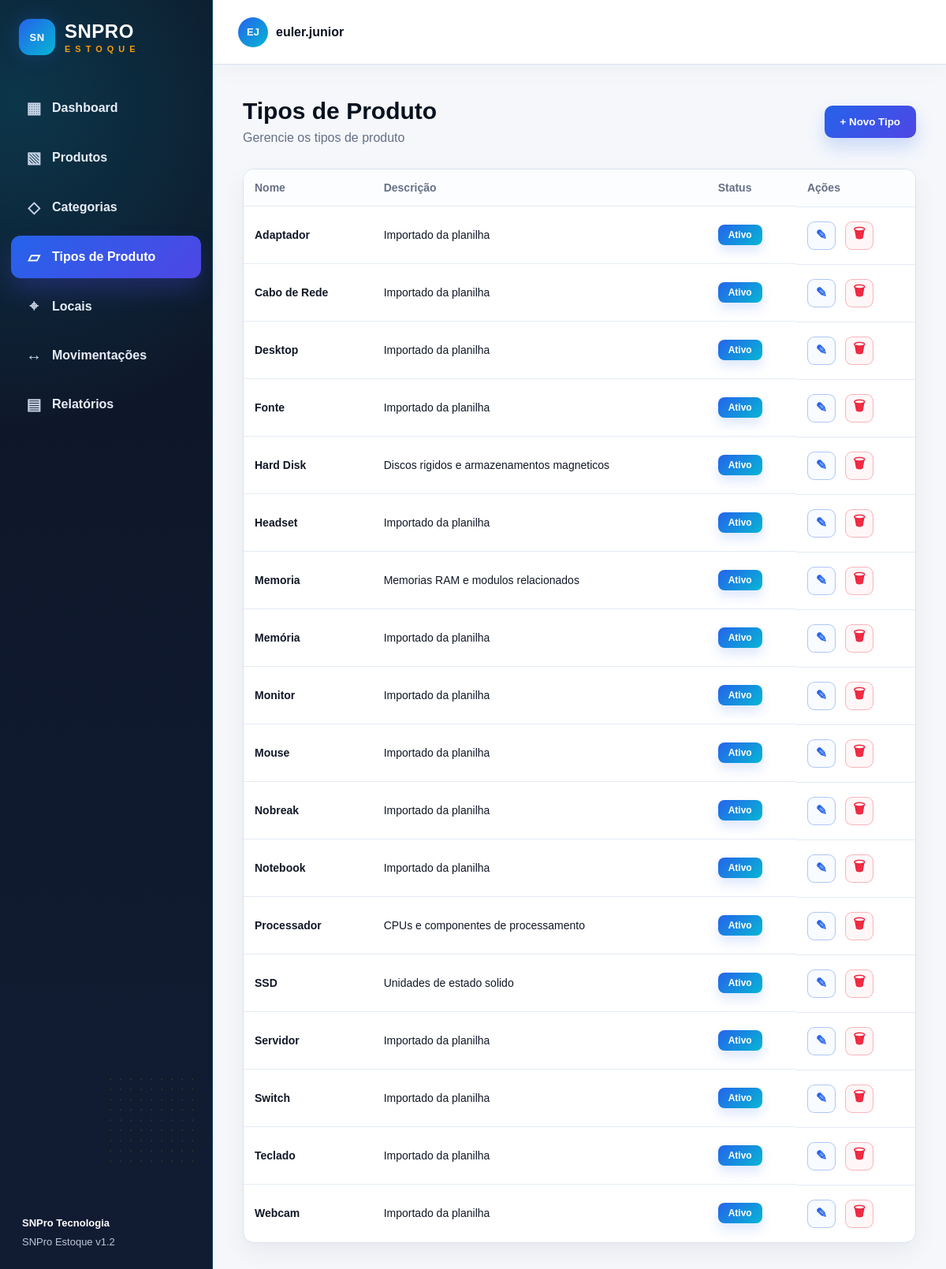
The app's page /tipos-produto, older data.
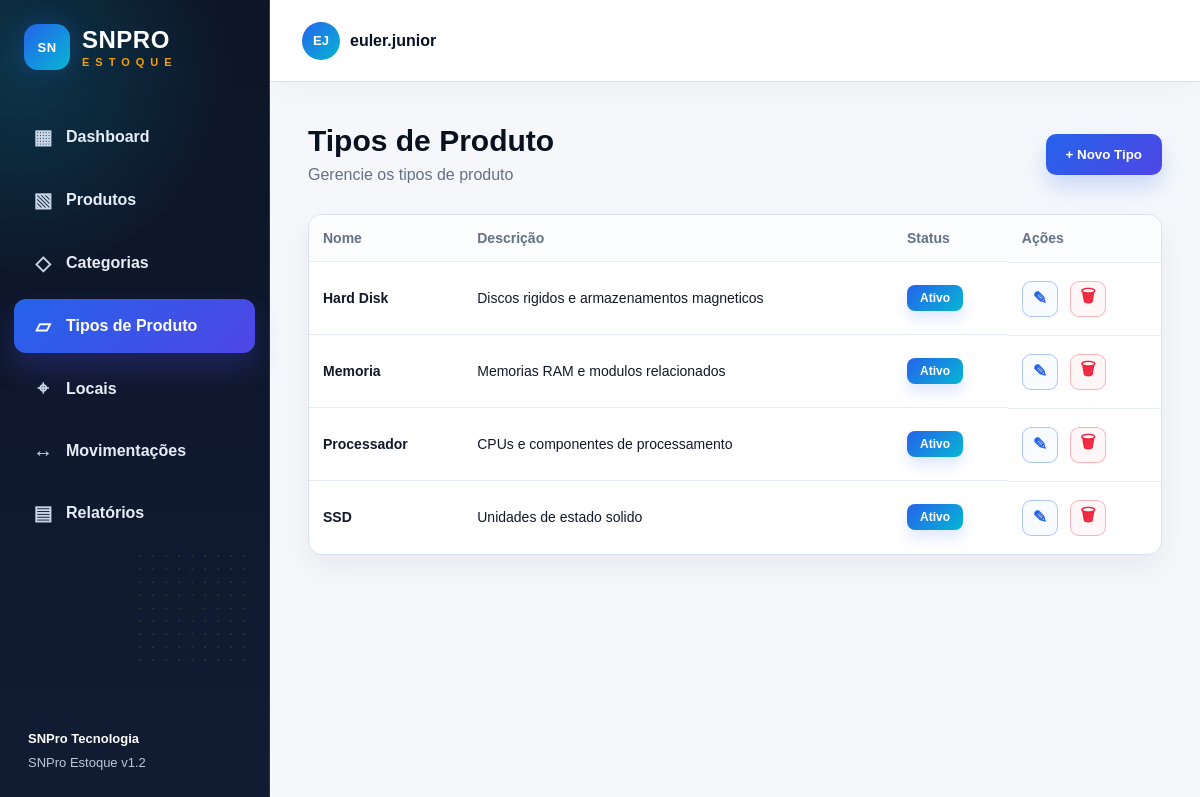
The same page, newer data.
### app/models.py (models this page shows)
class TipoProduto(db.Model):
    __tablename__ = "tipos_produto"
    id = db.Column(db.Integer, primary_key=True)
    nome = db.Column(db.String(80), unique=True, nullable=False)
    descricao = db.Column(db.Text, nullable=True)
    status = db.Column(db.String(30), nullable=False, default="Ativo")

### app/routes.py (the view)
@main.route("/tipos-produto")
def tipos_produto():
    _garantir_tipos_padrao()
    tipos_lista = TipoProduto.query.order_by(TipoProduto.nome.asc()).all()
    return render_template("tipos_produto.html", active_page="tipos_produto", tipos=tipos_lista)

### app/routes.py (called while the page is built)
def _garantir_tipos_padrao():
    if TipoProduto.query.count() == 0:
        for nome, descricao in TIPOS_PRODUTO_PADRAO:
            db.session.add(TipoProduto(nome=nome, descricao=descricao, status="Ativo"))
        db.session.commit()

### app/templates/tipos_produto.html (shortened to what this page needs)
{% extends "base.html" %}
{% block content %}
<section class="page-header">
    <div>
        <h1>Tipos de Produto</h1>
        <p>Gerencie os tipos de produto</p>
    </div>
    <button class="btn-primary" onclick="openTypeCreateModal()">+ Novo Tipo</button>
</section>
<div class="table-card categories-card">
    <table>
        <thead>
            <tr>
                <th>Nome</th>
                <th>Descrição</th>
                <th>Status</th>
                <th>Ações</th>
            </tr>
        </thead>
        <tbody>
            {% for tipo in tipos %}
            <tr>
                <td><strong>{{ tipo.nome }}</strong></td>
                <td>{{ tipo.descricao or '-' }}</td>
                <td><span class="status-active">{{ tipo.status }}</span></td>
                <td class="actions">
                    <button title="Editar" class="icon-btn edit" type="button" onclick="openTypeEditModal(this)"
                        data-id="{{ tipo.id }}"
                        data-nome="{{ tipo.nome }}"
                        data-descricao="{{ tipo.descricao or '' }}"
                        data-status="{{ tipo.status }}">✎</button>
                    <form method="post" action="{{ url_for('main.excluir_tipo_produto', tipo_id=tipo.id) }}" data-confirm-kind="tipo de produto" data-confirm-article="este">
                        <button title="Excluir" class="icon-btn danger" type="submit">🗑</button>
                    </form>
                </td>
            </tr>
            {% else %}
            <tr>
                <td colspan="4" class="empty">Nenhum tipo de produto encontrado.</td>
            </tr>
            {% endfor %}
        </tbody>
    </table>
</div>
{% endblock %}

Row changes from the older to the newer data that the page shows:
removed TipoProduto: nome "Adaptador", descricao "Importado da planilha", status "Ativo"
removed TipoProduto: nome "Cabo de Rede", descricao "Importado da planilha", status "Ativo"
removed TipoProduto: nome "Desktop", descricao "Importado da planilha", status "Ativo"
removed TipoProduto: nome "Fonte", descricao "Importado da planilha", status "Ativo"
removed TipoProduto: nome "Headset", descricao "Importado da planilha", status "Ativo"
removed TipoProduto: nome "Memória", descricao "Importado da planilha", status "Ativo"
removed TipoProduto: nome "Monitor", descricao "Importado da planilha", status "Ativo"
removed TipoProduto: nome "Mouse", descricao "Importado da planilha", status "Ativo"
removed TipoProduto: nome "Nobreak", descricao "Importado da planilha", status "Ativo"
removed TipoProduto: nome "Notebook", descricao "Importado da planilha", status "Ativo"
removed TipoProduto: nome "Servidor", descricao "Importado da planilha", status "Ativo"
removed TipoProduto: nome "Switch", descricao "Importado da planilha", status "Ativo"
removed TipoProduto: nome "Teclado", descricao "Importado da planilha", status "Ativo"
removed TipoProduto: nome "Webcam", descricao "Importado da planilha", status "Ativo"
